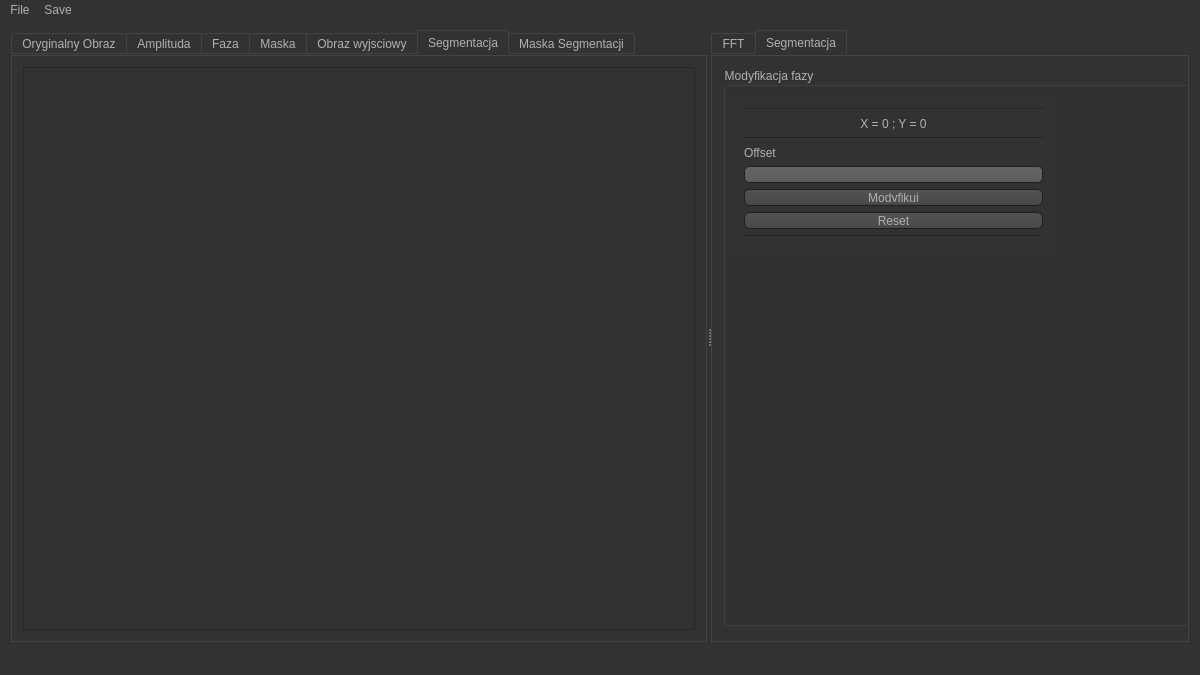
<?xml version="1.0" encoding="UTF-8"?>
<ui version="4.0">
 <class>MainWindow</class>
 <widget class="QMainWindow" name="MainWindow">
  <property name="geometry">
   <rect>
    <x>0</x>
    <y>0</y>
    <width>1200</width>
    <height>675</height>
   </rect>
  </property>
  <property name="windowTitle">
   <string>MainWindow</string>
  </property>
  <property name="styleSheet">
   <string notr="true">QToolTip
{
     border: 1px solid black;
     background-color: #ffa02f;
     padding: 1px;
     border-radius: 3px;
     opacity: 100;
}

QWidget
{
    color: #b1b1b1;
    background-color: #323232;
}

QWidget:item:hover
{
    background-color: QLinearGradient( x1: 0, y1: 0, x2: 0, y2: 1, stop: 0 #ffa02f, stop: 1 #ca0619);
    color: #000000;
}

QWidget:item:selected
{
    background-color: QLinearGradient( x1: 0, y1: 0, x2: 0, y2: 1, stop: 0 #ffa02f, stop: 1 #d7801a);
}

QMenuBar::item
{
    background: transparent;
}

QMenuBar::item:selected
{
    background: transparent;
    border: 1px solid #ffaa00;
}

QMenuBar::item:pressed
{
    background: #444;
    border: 1px solid #000;
    background-color: QLinearGradient(
        x1:0, y1:0,
        x2:0, y2:1,
        stop:1 #212121,
        stop:0.4 #343434/*,
        stop:0.2 #343434,
        stop:0.1 #ffaa00*/
    );
    margin-bottom:-1px;
    padding-bottom:1px;
}

QMenu
{
    border: 1px solid #000;
}

QMenu::item
{
    padding: 2px 20px 2px 20px;
}

QMenu::item:selected
{
    color: #000000;
}

QWidget:disabled
{
    color: #404040;
    background-color: #323232;
}

QAbstractItemView
{
    background-color: QLinearGradient( x1: 0, y1: 0, x2: 0, y2: 1, stop: 0 #4d4d4d, stop: 0.1 #646464, stop: 1 #5d5d5d);
}

QWidget:focus
{
    /*border: 2px solid QLinearGradient( x1: 0, y1: 0, x2: 0, y2: 1, stop: 0 #ffa02f, stop: 1 #d7801a);*/
}

QLineEdit
{
    background-color: QLinearGradient( x1: 0, y1: 0, x2: 0, y2: 1, stop: 0 #4d4d4d, stop: 0 #646464, stop: 1 #5d5d5d);
    padding: 1px;
    border-style: solid;
    border: 1px solid #1e1e1e;
    border-radius: 5;
}

QPushButton
{
    color: #b1b1b1;
    background-color: QLinearGradient( x1: 0, y1: 0, x2: 0, y2: 1, stop: 0 #565656, stop: 0.1 #525252, stop: 0.5 #4e4e4e, stop: 0.9 #4a4a4a, stop: 1 #464646);
    border-width: 1px;
    border-color: #1e1e1e;
    border-style: solid;
    border-radius: 6;
    padding: 3px;
    font-size: 12px;
    padding-left: 5px;
    padding-right: 5px;
}

QPushButton:pressed
{
    background-color: QLinearGradient( x1: 0, y1: 0, x2: 0, y2: 1, stop: 0 #2d2d2d, stop: 0.1 #2b2b2b, stop: 0.5 #292929, stop: 0.9 #282828, stop: 1 #252525);
}

QComboBox
{
    selection-background-color: #ffaa00;
    background-color: QLinearGradient( x1: 0, y1: 0, x2: 0, y2: 1, stop: 0 #565656, stop: 0.1 #525252, stop: 0.5 #4e4e4e, stop: 0.9 #4a4a4a, stop: 1 #464646);
    border-style: solid;
    border: 1px solid #1e1e1e;
    border-radius: 5;
}

QComboBox:hover,QPushButton:hover
{
    border: 2px solid QLinearGradient( x1: 0, y1: 0, x2: 0, y2: 1, stop: 0 #ffa02f, stop: 1 #d7801a);
}


QComboBox:on
{
    padding-top: 3px;
    padding-left: 4px;
    background-color: QLinearGradient( x1: 0, y1: 0, x2: 0, y2: 1, stop: 0 #2d2d2d, stop: 0.1 #2b2b2b, stop: 0.5 #292929, stop: 0.9 #282828, stop: 1 #252525);
    selection-background-color: #ffaa00;
}

QComboBox QAbstractItemView
{
    border: 2px solid darkgray;
    selection-background-color: QLinearGradient( x1: 0, y1: 0, x2: 0, y2: 1, stop: 0 #ffa02f, stop: 1 #d7801a);
}

QComboBox::drop-down
{
     subcontrol-origin: padding;
     subcontrol-position: top right;
     width: 15px;

     border-left-width: 0px;
     border-left-color: darkgray;
     border-left-style: solid; /* just a single line */
     border-top-right-radius: 3px; /* same radius as the QComboBox */
     border-bottom-right-radius: 3px;
 }

QComboBox::down-arrow
{
     image: url(:/down_arrow.png);
}

QGroupBox:focus
{
border: 2px solid QLinearGradient( x1: 0, y1: 0, x2: 0, y2: 1, stop: 0 #ffa02f, stop: 1 #d7801a);
}

QTextEdit:focus
{
    border: 2px solid QLinearGradient( x1: 0, y1: 0, x2: 0, y2: 1, stop: 0 #ffa02f, stop: 1 #d7801a);
}

QScrollBar:horizontal {
     border: 1px solid #222222;
     background: QLinearGradient( x1: 0, y1: 0, x2: 0, y2: 1, stop: 0.0 #121212, stop: 0.2 #282828, stop: 1 #484848);
     height: 7px;
     margin: 0px 16px 0 16px;
}

QScrollBar::handle:horizontal
{
      background: QLinearGradient( x1: 0, y1: 0, x2: 1, y2: 0, stop: 0 #ffa02f, stop: 0.5 #d7801a, stop: 1 #ffa02f);
      min-height: 20px;
      border-radius: 2px;
}

QScrollBar::add-line:horizontal {
      border: 1px solid #1b1b19;
      border-radius: 2px;
      background: QLinearGradient( x1: 0, y1: 0, x2: 1, y2: 0, stop: 0 #ffa02f, stop: 1 #d7801a);
      width: 14px;
      subcontrol-position: right;
      subcontrol-origin: margin;
}

QScrollBar::sub-line:horizontal {
      border: 1px solid #1b1b19;
      border-radius: 2px;
      background: QLinearGradient( x1: 0, y1: 0, x2: 1, y2: 0, stop: 0 #ffa02f, stop: 1 #d7801a);
      width: 14px;
     subcontrol-position: left;
     subcontrol-origin: margin;
}

QScrollBar::right-arrow:horizontal, QScrollBar::left-arrow:horizontal
{
      border: 1px solid black;
      width: 1px;
      height: 1px;
      background: white;
}

QScrollBar::add-page:horizontal, QScrollBar::sub-page:horizontal
{
      background: none;
}

QScrollBar:vertical
{
      background: QLinearGradient( x1: 0, y1: 0, x2: 1, y2: 0, stop: 0.0 #121212, stop: 0.2 #282828, stop: 1 #484848);
      width: 7px;
      margin: 16px 0 16px 0;
      border: 1px solid #222222;
}

QScrollBar::handle:vertical
{
      background: QLinearGradient( x1: 0, y1: 0, x2: 0, y2: 1, stop: 0 #ffa02f, stop: 0.5 #d7801a, stop: 1 #ffa02f);
      min-height: 20px;
      border-radius: 2px;
}

QScrollBar::add-line:vertical
{
      border: 1px solid #1b1b19;
      border-radius: 2px;
      background: QLinearGradient( x1: 0, y1: 0, x2: 0, y2: 1, stop: 0 #ffa02f, stop: 1 #d7801a);
      height: 14px;
      subcontrol-position: bottom;
      subcontrol-origin: margin;
}

QScrollBar::sub-line:vertical
{
      border: 1px solid #1b1b19;
      border-radius: 2px;
      background: QLinearGradient( x1: 0, y1: 0, x2: 0, y2: 1, stop: 0 #d7801a, stop: 1 #ffa02f);
      height: 14px;
      subcontrol-position: top;
      subcontrol-origin: margin;
}

QScrollBar::up-arrow:vertical, QScrollBar::down-arrow:vertical
{
      border: 1px solid black;
      width: 1px;
      height: 1px;
      background: white;
}


QScrollBar::add-page:vertical, QScrollBar::sub-page:vertical
{
      background: none;
}

QTextEdit
{
    background-color: #242424;
}

QPlainTextEdit
{
    background-color: #242424;
}

QHeaderView::section
{
    background-color: QLinearGradient(x1:0, y1:0, x2:0, y2:1, stop:0 #616161, stop: 0.5 #505050, stop: 0.6 #434343, stop:1 #656565);
    color: white;
    padding-left: 4px;
    border: 1px solid #6c6c6c;
}

QCheckBox:disabled
{
color: #414141;
}

QDockWidget::title
{
    text-align: center;
    spacing: 3px; /* spacing between items in the tool bar */
    background-color: QLinearGradient(x1:0, y1:0, x2:0, y2:1, stop:0 #323232, stop: 0.5 #242424, stop:1 #323232);
}

QDockWidget::close-button, QDockWidget::float-button
{
    text-align: center;
    spacing: 1px; /* spacing between items in the tool bar */
    background-color: QLinearGradient(x1:0, y1:0, x2:0, y2:1, stop:0 #323232, stop: 0.5 #242424, stop:1 #323232);
}

QDockWidget::close-button:hover, QDockWidget::float-button:hover
{
    background: #242424;
}

QDockWidget::close-button:pressed, QDockWidget::float-button:pressed
{
    padding: 1px -1px -1px 1px;
}

QMainWindow::separator
{
    background-color: QLinearGradient(x1:0, y1:0, x2:0, y2:1, stop:0 #161616, stop: 0.5 #151515, stop: 0.6 #212121, stop:1 #343434);
    color: white;
    padding-left: 4px;
    border: 1px solid #4c4c4c;
    spacing: 3px; /* spacing between items in the tool bar */
}

QMainWindow::separator:hover
{

    background-color: QLinearGradient(x1:0, y1:0, x2:0, y2:1, stop:0 #d7801a, stop:0.5 #b56c17 stop:1 #ffa02f);
    color: white;
    padding-left: 4px;
    border: 1px solid #6c6c6c;
    spacing: 3px; /* spacing between items in the tool bar */
}

QToolBar::handle
{
     spacing: 3px; /* spacing between items in the tool bar */
     background: url(:/images/handle.png);
}

QMenu::separator
{
    height: 2px;
    background-color: QLinearGradient(x1:0, y1:0, x2:0, y2:1, stop:0 #161616, stop: 0.5 #151515, stop: 0.6 #212121, stop:1 #343434);
    color: white;
    padding-left: 4px;
    margin-left: 10px;
    margin-right: 5px;
}

QProgressBar
{
    border: 2px solid grey;
    border-radius: 5px;
    text-align: center;
}

QProgressBar::chunk
{
    background-color: #d7801a;
    width: 2.15px;
    margin: 0.5px;
}

QTabBar::tab {
    color: #b1b1b1;
    border: 1px solid #444;
    border-bottom-style: none;
    background-color: #323232;
    padding-left: 10px;
    padding-right: 10px;
    padding-top: 3px;
    padding-bottom: 2px;
    margin-right: -1px;
}

QTabWidget::pane {
    border: 1px solid #444;
    top: 1px;
}

QTabBar::tab:last
{
    margin-right: 0; /* the last selected tab has nothing to overlap with on the right */
    border-top-right-radius: 3px;
}

QTabBar::tab:first:!selected
{
 margin-left: 0px; /* the last selected tab has nothing to overlap with on the right */


    border-top-left-radius: 3px;
}

QTabBar::tab:!selected
{
    color: #b1b1b1;
    border-bottom-style: solid;
    margin-top: 3px;
    background-color: QLinearGradient(x1:0, y1:0, x2:0, y2:1, stop:1 #212121, stop:.4 #343434);
}

QTabBar::tab:selected
{
    border-top-left-radius: 3px;
    border-top-right-radius: 3px;
    margin-bottom: 0px;
}

QTabBar::tab:!selected:hover
{
    /*border-top: 2px solid #ffaa00;
    padding-bottom: 3px;*/
    border-top-left-radius: 3px;
    border-top-right-radius: 3px;
    background-color: QLinearGradient(x1:0, y1:0, x2:0, y2:1, stop:1 #212121, stop:0.4 #343434, stop:0.2 #343434, stop:0.1 #ffaa00);
}

QRadioButton::indicator:checked, QRadioButton::indicator:unchecked{
    color: #b1b1b1;
    background-color: #323232;
    border: 1px solid #b1b1b1;
    border-radius: 6px;
}

QRadioButton::indicator:checked
{
    background-color: qradialgradient(
        cx: 0.5, cy: 0.5,
        fx: 0.5, fy: 0.5,
        radius: 1.0,
        stop: 0.25 #ffaa00,
        stop: 0.3 #323232
    );
}

QCheckBox::indicator{
    color: #b1b1b1;
    background-color: #323232;
    border: 1px solid #b1b1b1;
    width: 9px;
    height: 9px;
}

QRadioButton::indicator
{
    border-radius: 6px;
}

QRadioButton::indicator:hover, QCheckBox::indicator:hover
{
    border: 1px solid #ffaa00;
}

QCheckBox::indicator:checked
{
    image:url(:/new/prefix1/checkbox.png);
}

QCheckBox::indicator:disabled, QRadioButton::indicator:disabled
{
    border: 1px solid #444;
}</string>
  </property>
  <widget class="QWidget" name="centralWidget">
   <layout class="QGridLayout" name="gridLayout">
    <item row="0" column="0">
     <widget class="QSplitter" name="splitter">
      <property name="orientation">
       <enum>Qt::Horizontal</enum>
      </property>
      <widget class="QTabWidget" name="tabWidget">
       <property name="sizePolicy">
        <sizepolicy hsizetype="Expanding" vsizetype="Expanding">
         <horstretch>0</horstretch>
         <verstretch>0</verstretch>
        </sizepolicy>
       </property>
       <property name="currentIndex">
        <number>5</number>
       </property>
       <widget class="QWidget" name="tab">
        <attribute name="title">
         <string>Oryginalny Obraz</string>
        </attribute>
        <layout class="QGridLayout" name="gridLayout_3">
         <item row="0" column="0">
          <widget class="QScrollArea" name="scrollArea_orygImag">
           <property name="widgetResizable">
            <bool>true</bool>
           </property>
           <widget class="QWidget" name="scrollAreaWidgetContents_2">
            <property name="geometry">
             <rect>
              <x>0</x>
              <y>0</y>
              <width>635</width>
              <height>560</height>
             </rect>
            </property>
           </widget>
          </widget>
         </item>
        </layout>
       </widget>
       <widget class="QWidget" name="tab_2">
        <attribute name="title">
         <string>Amplituda</string>
        </attribute>
        <layout class="QGridLayout" name="gridLayout_4">
         <item row="0" column="0">
          <widget class="QScrollArea" name="scrollArea_magImag">
           <property name="widgetResizable">
            <bool>true</bool>
           </property>
           <widget class="QWidget" name="scrollAreaWidgetContents_3">
            <property name="geometry">
             <rect>
              <x>0</x>
              <y>0</y>
              <width>635</width>
              <height>560</height>
             </rect>
            </property>
           </widget>
          </widget>
         </item>
        </layout>
       </widget>
       <widget class="QWidget" name="tab_5">
        <attribute name="title">
         <string>Faza</string>
        </attribute>
        <layout class="QGridLayout" name="gridLayout_5">
         <item row="0" column="0">
          <widget class="QScrollArea" name="scrollArea_phaseImag">
           <property name="widgetResizable">
            <bool>true</bool>
           </property>
           <widget class="QWidget" name="scrollAreaWidgetContents_4">
            <property name="geometry">
             <rect>
              <x>0</x>
              <y>0</y>
              <width>635</width>
              <height>560</height>
             </rect>
            </property>
           </widget>
          </widget>
         </item>
        </layout>
       </widget>
       <widget class="QWidget" name="tab_6">
        <attribute name="title">
         <string>Maska</string>
        </attribute>
        <layout class="QGridLayout" name="gridLayout_6">
         <item row="0" column="0">
          <widget class="QScrollArea" name="scrollArea_maskImag">
           <property name="widgetResizable">
            <bool>true</bool>
           </property>
           <widget class="QWidget" name="scrollAreaWidgetContents_5">
            <property name="geometry">
             <rect>
              <x>0</x>
              <y>0</y>
              <width>635</width>
              <height>560</height>
             </rect>
            </property>
           </widget>
          </widget>
         </item>
        </layout>
       </widget>
       <widget class="QWidget" name="tab_7">
        <attribute name="title">
         <string>Obraz wyjsciowy</string>
        </attribute>
        <layout class="QGridLayout" name="gridLayout_7">
         <item row="0" column="0">
          <widget class="QScrollArea" name="scrollArea_outImag">
           <property name="widgetResizable">
            <bool>true</bool>
           </property>
           <widget class="QWidget" name="scrollAreaWidgetContents_6">
            <property name="geometry">
             <rect>
              <x>0</x>
              <y>0</y>
              <width>635</width>
              <height>560</height>
             </rect>
            </property>
           </widget>
          </widget>
         </item>
        </layout>
       </widget>
       <widget class="QWidget" name="tab_8">
        <attribute name="title">
         <string>Segmentacja</string>
        </attribute>
        <layout class="QGridLayout" name="gridLayout_2">
         <item row="0" column="0">
          <widget class="QScrollArea" name="scrollArea_segm">
           <property name="verticalScrollBarPolicy">
            <enum>Qt::ScrollBarAsNeeded</enum>
           </property>
           <property name="horizontalScrollBarPolicy">
            <enum>Qt::ScrollBarAsNeeded</enum>
           </property>
           <property name="widgetResizable">
            <bool>true</bool>
           </property>
           <widget class="QWidget" name="scrollAreaWidgetContents">
            <property name="geometry">
             <rect>
              <x>0</x>
              <y>0</y>
              <width>635</width>
              <height>560</height>
             </rect>
            </property>
           </widget>
          </widget>
         </item>
        </layout>
       </widget>
       <widget class="QWidget" name="tab_9">
        <attribute name="title">
         <string>Maska Segmentacji</string>
        </attribute>
        <layout class="QGridLayout" name="gridLayout_10">
         <item row="0" column="0">
          <widget class="QScrollArea" name="scrollArea_segm_mask">
           <property name="verticalScrollBarPolicy">
            <enum>Qt::ScrollBarAsNeeded</enum>
           </property>
           <property name="horizontalScrollBarPolicy">
            <enum>Qt::ScrollBarAsNeeded</enum>
           </property>
           <property name="widgetResizable">
            <bool>true</bool>
           </property>
           <widget class="QWidget" name="scrollAreaWidgetContents_7">
            <property name="geometry">
             <rect>
              <x>0</x>
              <y>0</y>
              <width>635</width>
              <height>560</height>
             </rect>
            </property>
           </widget>
          </widget>
         </item>
        </layout>
       </widget>
      </widget>
      <widget class="QTabWidget" name="tabWidget_2">
       <property name="currentIndex">
        <number>1</number>
       </property>
       <widget class="QWidget" name="tab_3">
        <attribute name="title">
         <string>FFT</string>
        </attribute>
        <widget class="QWidget" name="layoutWidget">
         <property name="geometry">
          <rect>
           <x>0</x>
           <y>0</y>
           <width>541</width>
           <height>581</height>
          </rect>
         </property>
         <layout class="QVBoxLayout" name="verticalLayout">
          <property name="sizeConstraint">
           <enum>QLayout::SetDefaultConstraint</enum>
          </property>
          <item>
           <widget class="QGroupBox" name="groupBox">
            <property name="title">
             <string>Filtr FFT</string>
            </property>
            <widget class="QWidget" name="layoutWidget">
             <property name="geometry">
              <rect>
               <x>4</x>
               <y>27</y>
               <width>331</width>
               <height>223</height>
              </rect>
             </property>
             <layout class="QGridLayout" name="gridLayout_8">
              <item row="4" column="1">
               <widget class="QRadioButton" name="radioButton_bandPass">
                <property name="text">
                 <string>Pasmowoprzepustowy</string>
                </property>
               </widget>
              </item>
              <item row="8" column="1">
               <widget class="QPushButton" name="pushButton">
                <property name="text">
                 <string>Oblicz</string>
                </property>
               </widget>
              </item>
              <item row="6" column="2">
               <widget class="QLabel" name="label_2">
                <property name="text">
                 <string>--</string>
                </property>
                <property name="alignment">
                 <set>Qt::AlignBottom|Qt::AlignLeading|Qt::AlignLeft</set>
                </property>
               </widget>
              </item>
              <item row="7" column="1">
               <widget class="QLineEdit" name="lineEdit"/>
              </item>
              <item row="7" column="2">
               <widget class="QLineEdit" name="lineEdit_2">
                <property name="enabled">
                 <bool>true</bool>
                </property>
               </widget>
              </item>
              <item row="0" column="1">
               <widget class="Line" name="line">
                <property name="lineWidth">
                 <number>3</number>
                </property>
                <property name="orientation">
                 <enum>Qt::Horizontal</enum>
                </property>
               </widget>
              </item>
              <item row="2" column="1">
               <widget class="QRadioButton" name="radioButton_lowPass">
                <property name="text">
                 <string>Dolnoprzepustowy</string>
                </property>
               </widget>
              </item>
              <item row="2" column="2" rowspan="3">
               <widget class="QCheckBox" name="checkBox_smooth">
                <property name="text">
                 <string>Wygładzenie</string>
                </property>
               </widget>
              </item>
              <item row="1" column="1">
               <widget class="QRadioButton" name="radioButton">
                <property name="text">
                 <string>Bez filtra</string>
                </property>
               </widget>
              </item>
              <item row="6" column="1">
               <widget class="QLabel" name="label">
                <property name="text">
                 <string>--</string>
                </property>
                <property name="alignment">
                 <set>Qt::AlignBottom|Qt::AlignLeading|Qt::AlignLeft</set>
                </property>
               </widget>
              </item>
              <item row="5" column="1">
               <widget class="QRadioButton" name="radioButton_bandStop">
                <property name="text">
                 <string>Pasmowozaporowy</string>
                </property>
               </widget>
              </item>
              <item row="3" column="1">
               <widget class="QRadioButton" name="radioButton_highPass">
                <property name="text">
                 <string>Górnoprzepustowy</string>
                </property>
               </widget>
              </item>
              <item row="9" column="1">
               <widget class="Line" name="line_2">
                <property name="orientation">
                 <enum>Qt::Horizontal</enum>
                </property>
               </widget>
              </item>
             </layout>
            </widget>
           </widget>
          </item>
          <item>
           <widget class="QGroupBox" name="groupBox_2">
            <property name="title">
             <string>Modyfikacja fazy</string>
            </property>
            <widget class="QWidget" name="layoutWidget">
             <property name="geometry">
              <rect>
               <x>10</x>
               <y>30</y>
               <width>321</width>
               <height>93</height>
              </rect>
             </property>
             <layout class="QGridLayout" name="gridLayout_9">
              <item row="1" column="0">
               <widget class="QLabel" name="label_3">
                <property name="text">
                 <string>Parametr X:</string>
                </property>
               </widget>
              </item>
              <item row="3" column="0">
               <widget class="QPushButton" name="pushButton_2">
                <property name="text">
                 <string>Modyfikuj</string>
                </property>
               </widget>
              </item>
              <item row="0" column="0">
               <widget class="Line" name="line_3">
                <property name="orientation">
                 <enum>Qt::Horizontal</enum>
                </property>
               </widget>
              </item>
              <item row="2" column="1">
               <widget class="QLineEdit" name="lineEdit_4"/>
              </item>
              <item row="2" column="0">
               <widget class="QLineEdit" name="lineEdit_3"/>
              </item>
              <item row="1" column="1">
               <widget class="QLabel" name="label_4">
                <property name="text">
                 <string>Parametr Y:</string>
                </property>
               </widget>
              </item>
              <item row="4" column="0">
               <widget class="Line" name="line_4">
                <property name="orientation">
                 <enum>Qt::Horizontal</enum>
                </property>
               </widget>
              </item>
             </layout>
            </widget>
           </widget>
          </item>
         </layout>
        </widget>
       </widget>
       <widget class="QWidget" name="tab_4">
        <attribute name="title">
         <string>Segmentacja</string>
        </attribute>
        <widget class="QWidget" name="layoutWidget_2">
         <property name="geometry">
          <rect>
           <x>0</x>
           <y>0</y>
           <width>511</width>
           <height>581</height>
          </rect>
         </property>
         <layout class="QVBoxLayout" name="verticalLayout_2">
          <property name="sizeConstraint">
           <enum>QLayout::SetDefaultConstraint</enum>
          </property>
          <item>
           <widget class="QGroupBox" name="groupBox_4">
            <property name="title">
             <string>Modyfikacja fazy</string>
            </property>
            <widget class="QWidget" name="layoutWidget_4">
             <property name="geometry">
              <rect>
               <x>10</x>
               <y>30</y>
               <width>321</width>
               <height>152</height>
              </rect>
             </property>
             <layout class="QGridLayout" name="gridLayout_11">
              <item row="3" column="0">
               <widget class="QLabel" name="label_7">
                <property name="text">
                 <string>Offset</string>
                </property>
               </widget>
              </item>
              <item row="2" column="0">
               <widget class="Line" name="line_5">
                <property name="orientation">
                 <enum>Qt::Horizontal</enum>
                </property>
               </widget>
              </item>
              <item row="7" column="0">
               <widget class="Line" name="line_8">
                <property name="orientation">
                 <enum>Qt::Horizontal</enum>
                </property>
               </widget>
              </item>
              <item row="5" column="0">
               <widget class="QPushButton" name="pushButton_4">
                <property name="text">
                 <string>Modyfikuj</string>
                </property>
               </widget>
              </item>
              <item row="0" column="0">
               <widget class="Line" name="line_7">
                <property name="orientation">
                 <enum>Qt::Horizontal</enum>
                </property>
               </widget>
              </item>
              <item row="4" column="0">
               <widget class="QLineEdit" name="lineEdit_8"/>
              </item>
              <item row="1" column="0">
               <widget class="QLabel" name="label_mousePos">
                <property name="text">
                 <string>X = 0 ; Y = 0</string>
                </property>
                <property name="alignment">
                 <set>Qt::AlignCenter</set>
                </property>
               </widget>
              </item>
              <item row="6" column="0">
               <widget class="QPushButton" name="pushButton_3">
                <property name="text">
                 <string>Reset</string>
                </property>
               </widget>
              </item>
             </layout>
            </widget>
           </widget>
          </item>
         </layout>
        </widget>
       </widget>
      </widget>
     </widget>
    </item>
   </layout>
  </widget>
  <widget class="QMenuBar" name="menuBar">
   <property name="geometry">
    <rect>
     <x>0</x>
     <y>0</y>
     <width>1200</width>
     <height>25</height>
    </rect>
   </property>
   <widget class="QMenu" name="menuFile">
    <property name="title">
     <string>File</string>
    </property>
    <addaction name="actionOpen"/>
   </widget>
   <widget class="QMenu" name="menuSave">
    <property name="title">
     <string>Save</string>
    </property>
    <addaction name="actionSave_FFT"/>
    <addaction name="actionSave_Seg"/>
   </widget>
   <addaction name="menuFile"/>
   <addaction name="menuSave"/>
  </widget>
  <widget class="QStatusBar" name="statusBar"/>
  <action name="actionOpen">
   <property name="text">
    <string>Open</string>
   </property>
  </action>
  <action name="actionSave_FFT">
   <property name="text">
    <string>Save FFT</string>
   </property>
  </action>
  <action name="actionSave_Seg">
   <property name="text">
    <string>Save Seg</string>
   </property>
  </action>
 </widget>
 <layoutdefault spacing="6" margin="11"/>
 <resources/>
 <connections/>
</ui>
